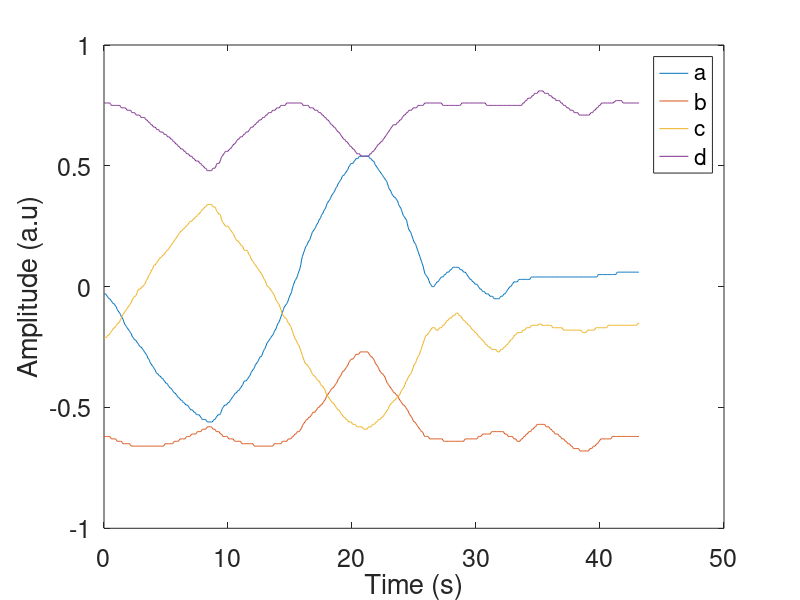

Source code (MATLAB): (Note: this script raises an error after producing the figure.)
%%
%%-https://math.stackexchange.com/questions/3028145/how-to-solve-ax-xb-for-x-matrix
clear;%clc
load orient;
load IMUData
IMIU=medfilt1(IMIU,6);  %---Cleaning of outliers
imucamlog2=IMIU((length(IMIU)-648+1):length(IMIU),12:15);  %---Synch with the camera data
plot((0:length(imucamlog2)-1)/15,imucamlog2)
xlabel('Time (s)')
ylabel('Amplitude (a.u)')
set(gca,'fontsize',18)
legend('a','b','c','d')
%%
Nof=647-22;
At=zeros(4,4,Nof);
Bt=At;
for Sk=1:Nof
    %-------------------Roll,  Pitch, and Yaw......X Y Z
    %--our data   Head (Yaw), Roll,  and Pitch.....Z X Y
    %--We arrange it to have                       Z Y X
    R1=quat2rotm(imucamlog2(Sk,:));
    R2=quat2rotm(imucamlog2(Sk+1,:));
    B=(R2*R1');
    Bt(1:3,1:3,Sk)=B;Bt(4,4,Sk)=1;
    
    A1=-rotationVectorToMatrix(rvecs(Sk+22,:));
    A2=-rotationVectorToMatrix(rvecs(Sk+1+22,:));
    A=(A2*A1');
    At(1:3,1:3,Sk)=A';At(4,4,Sk)=1;
end
%%
% clc
% tic

Z=handEye(Bt,At);
% toc
Z=real(Z(1:3,1:3));
save('OutputFiles\GyroCal2','Z')

% hold on
% pcshow((Z*r')','b')%
%%
% load Z6.mat
clc
Err=0;
for i=1:Nof
B=Bt(1:3,1:3,i);
A=At(1:3,1:3,i);
Errt=A-(Z'*B*Z);
Err(i)=sum(abs(Errt(:)))/9;
end
sqrt(mean(Err))

% tst=Z'*B*Z
